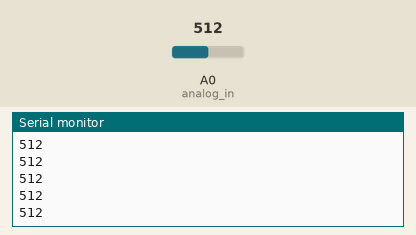
The sketch below on a simulated Arduino Uno, built with avr-gcc and run on an emulated ATmega328P. Shown: the last lines printed to the serial monitor. Inputs (shaded band) come from the test bench; at power-on: A0 (analog_in) = 512.

Above: at 1.2 s.
1.3 s: A0 (analog_in) set to 716
At 1.31 s:
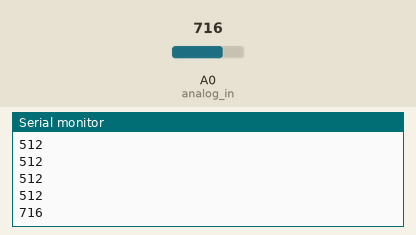
2.8 s: A0 (analog_in) set to 900
At 2.81 s:
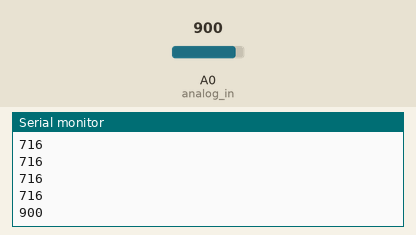
Timing chart, 0 to 5.8 s (numbered marks = the images above; inputs shaded):
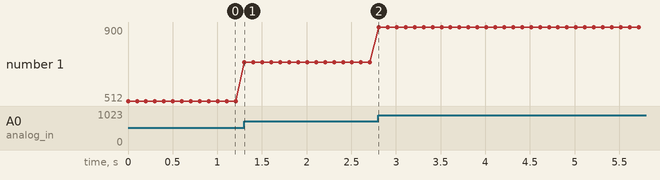

The sketch:

Analog_input.ino
```cpp
// Simple analog read and print to serial port example
// Russell SA Brinkworth, 2014

int analog_in = 0; // define where the analog input is located. In this case it is connected to analog pin 0
// ensure to connect the ground and +5V as reference
int val = 0; // variable to store the read value
int loop_period = 100; // loop delay to set the update rate

void setup()
{
  Serial.begin(9600); //  setup serial communications
}

void loop() // start main loop
{
  val = analogRead(analog_in); // read the input pin
  Serial.println(val); // print the value to serial port and end with a new line
  delay(loop_period); // pause the program so as not to flood the system with new inputs
}
```

Measured:
- after the input at 1.3 s, the serial monitor: prints a new line at once (image 1)
- after the input at 2.8 s, the serial monitor: prints a new line at once (image 2)
- plotted number 1: 512 → 716 after the input at 1.3 s, 716 → 900 after the input at 2.8 s
